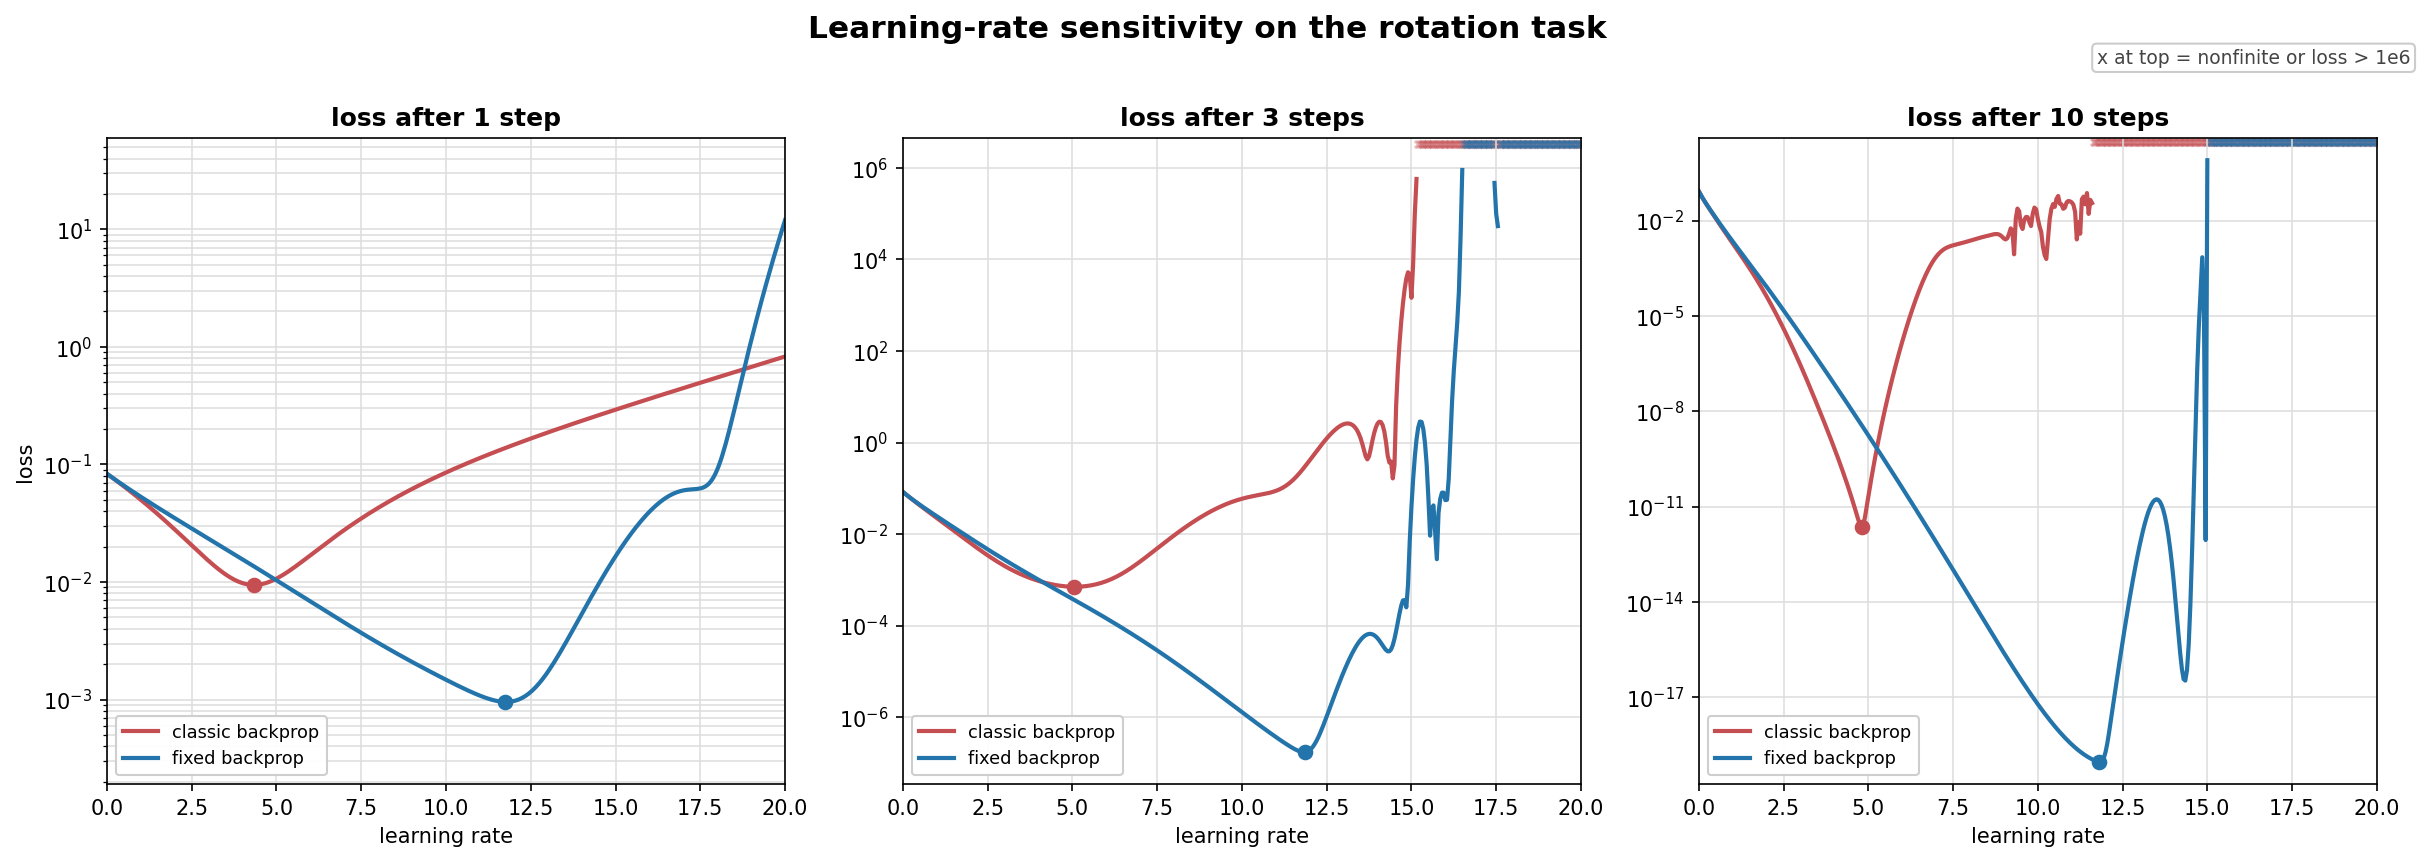

The script that saved this image:
"""
Learning-rate sensitivity for stale backprop vs local-forward fixed backprop.

For each learning rate, both methods start from the same initial weights and the
same rotated-letter-A dataset.  The plot reports the loss after exactly 1, 3,
and 10 training updates.
"""

from __future__ import annotations

import os
import warnings

import matplotlib.pyplot as plt
import numpy as np

from rotation_backprop_comparison import (
    forward_pass,
    initial_weights,
    loss,
    rotation_problem,
    step_fixed,
    step_stale,
)


STEP_COUNTS = (1, 3, 10)
LR_MIN = 0.0
LR_MAX = 20.0
NUM_LRS = 401
UNSTABLE_LOSS = 1e6


def loss_after_steps(
    step_fn,
    W0: np.ndarray,
    X: np.ndarray,
    target: np.ndarray,
    lr: float,
    steps: int,
):
    Ws = W0.copy()

    with warnings.catch_warnings():
        warnings.simplefilter("ignore")
        with np.errstate(all="ignore"):
            for _ in range(steps):
                Ws = step_fn(Ws, X, target, lr)
                if not np.all(np.isfinite(Ws)):
                    return np.nan, True

    Y = forward_pass(X, Ws)[-1]
    if not np.all(np.isfinite(Y)):
        return np.nan, True

    with warnings.catch_warnings():
        warnings.simplefilter("ignore")
        with np.errstate(all="ignore"):
            final_loss = loss(Y, target)
    if not np.isfinite(final_loss) or final_loss > UNSTABLE_LOSS:
        return np.nan, True

    return final_loss, False


def sweep_method(
    step_fn,
    W0: np.ndarray,
    X: np.ndarray,
    target: np.ndarray,
    lrs: np.ndarray,
    steps: int,
):
    losses = np.empty_like(lrs, dtype=float)
    unstable = np.zeros_like(lrs, dtype=bool)

    for i, lr in enumerate(lrs):
        losses[i], unstable[i] = loss_after_steps(step_fn, W0, X, target, float(lr), steps)

    return losses, unstable


def best_finite(lrs: np.ndarray, losses: np.ndarray):
    idx = int(np.nanargmin(losses))
    return float(lrs[idx]), float(losses[idx])


def plot_sensitivity(
    lrs: np.ndarray,
    sweeps: dict[int, dict[str, tuple[np.ndarray, np.ndarray]]],
    out_path: str = "learning_rate_sensitivity.png",
):
    fig, axes = plt.subplots(1, len(STEP_COUNTS), figsize=(16.2, 5.6), dpi=150)
    fig.patch.set_facecolor("white")

    styles = {
        "stale": ("classic backprop", "#c44e52"),
        "fixed": ("fixed backprop", "#2374ab"),
    }

    for ax, steps in zip(axes, STEP_COUNTS):
        finite_losses = []
        for method_results in sweeps[steps].values():
            losses, _ = method_results
            finite_losses.append(losses[np.isfinite(losses)])
        finite_losses = np.concatenate([v for v in finite_losses if len(v)])
        y_min = max(float(np.min(finite_losses)) * 0.2, 1e-21)
        y_max = max(float(np.max(finite_losses)) * 5.0, 1.0)
        top_marker = y_max / 1.35

        for key, (label, color) in styles.items():
            losses, unstable = sweeps[steps][key]
            best_lr, best_loss = best_finite(lrs, losses)
            ax.plot(
                lrs,
                losses,
                lw=2.0,
                color=color,
                label=label,
            )
            ax.scatter([best_lr], [best_loss], color=color, s=42, zorder=4)
            if np.any(unstable):
                ax.scatter(
                    lrs[unstable],
                    np.full(np.count_nonzero(unstable), top_marker),
                    marker="x",
                    color=color,
                    s=12,
                    alpha=0.35,
                )

        ax.set_yscale("log")
        ax.set_xlim(LR_MIN, LR_MAX)
        ax.set_ylim(y_min, y_max)
        ax.set_xlabel("learning rate")
        ax.set_title(f"loss after {steps} step{'s' if steps != 1 else ''}", fontsize=12, fontweight="bold")
        ax.grid(True, which="both", color="#dddddd", lw=0.75)
        ax.legend(loc="lower left", frameon=True, facecolor="white", framealpha=0.95, fontsize=8.5)

    axes[0].set_ylabel("loss")
    fig.suptitle("Learning-rate sensitivity on the rotation task", y=1.02, fontsize=15, fontweight="bold")
    fig.text(
        0.995,
        0.98,
        "x at top = nonfinite or loss > 1e6",
        ha="right",
        va="top",
        fontsize=9,
        color="#444444",
        bbox=dict(boxstyle="round,pad=0.25", fc="white", ec="#cccccc"),
    )
    fig.tight_layout()
    fig.savefig(out_path, bbox_inches="tight", facecolor="white")
    plt.close(fig)
    return os.path.abspath(out_path)


def main():
    X, target = rotation_problem()
    W0 = initial_weights()
    lrs = np.linspace(LR_MIN, LR_MAX, NUM_LRS)

    sweeps: dict[int, dict[str, tuple[np.ndarray, np.ndarray]]] = {}
    for steps in STEP_COUNTS:
        sweeps[steps] = {
            "stale": sweep_method(step_stale, W0, X, target, lrs, steps),
            "fixed": sweep_method(step_fixed, W0, X, target, lrs, steps),
        }

    print(f"steps per run: {STEP_COUNTS}")
    print(f"learning-rate range: [{LR_MIN}, {LR_MAX}] with {NUM_LRS} points")
    print(f"shared initial loss: {loss(forward_pass(X, W0)[-1], target):.6e}")
    for steps in STEP_COUNTS:
        print(f"\nafter {steps} step{'s' if steps != 1 else ''}:")
        for key, label in (("stale", "stale"), ("fixed", "fixed")):
            losses, unstable = sweeps[steps][key]
            best_lr, best_loss = best_finite(lrs, losses)
            print(
                f"  {label} best lr: {best_lr:.3f}, "
                f"loss: {best_loss:.6e}, unstable/capped points: {np.count_nonzero(unstable)}"
            )

    out_path = plot_sensitivity(lrs, sweeps)
    print(f"Saved figure to {out_path}")


if __name__ == "__main__":
    main()
